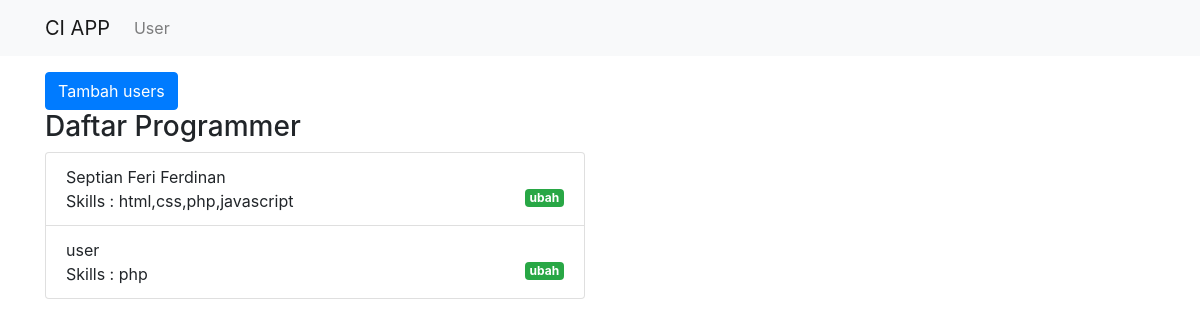
Page /programmer/index.php on the earlier database version.
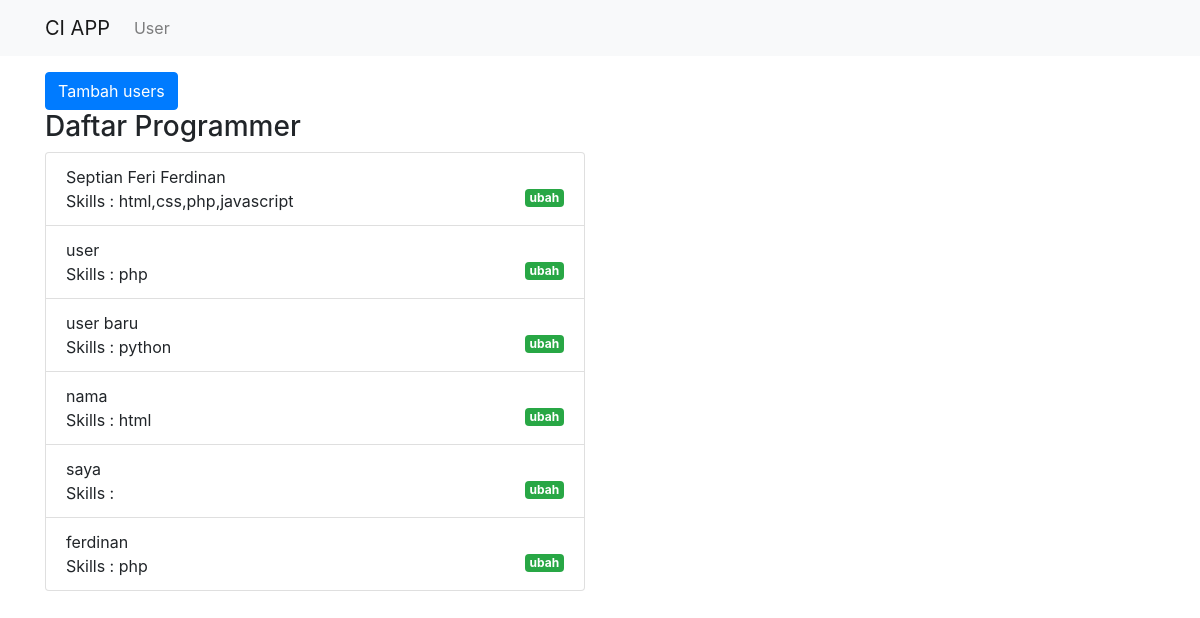
Same page on the later database version.
### tables this page shows
CREATE TABLE `users` (
  `uid` INT(11) NOT NULL AUTO_INCREMENT,
  `name` VARCHAR(100) DEFAULT NULL,
  PRIMARY KEY (`uid`)
);

CREATE TABLE `skills` (
  `user_id` INT(11) NOT NULL AUTO_INCREMENT,
  `skill` VARCHAR(100) DEFAULT NULL,
  PRIMARY KEY (`user_id`)
);

### programmer/application/controllers/Users.php (called while the page is built, shortened)
<?php
class Users extends CI_Controller {
	public function __construct()
	{
		$this->load->model('Users_model');
		$this->load->library('form_validation');
	}
	public function index()
	{
		$data['users'] = $this->Users_model->getAllUsers();
		$data['judul'] = 'Daftar Programmer';
		$this->load->view("templetes/header",$data);
		$this->load->view("users/index",$data);
		$this->load->view("templetes/footer");
	}
}

### programmer/index.php (called while the page is built, shortened)
<?php
require_once BASEPATH.'core/CodeIgniter.php';

### programmer/application/models/Users_model.php (called while the page is built, shortened)
<?php
class Users_model extends CI_model {
	public function getAllUsers()
	{
		$this->db->select('*');
		$this->db->from('users');
		$this->db->join('skills', 'uid = user_id');
		return  $this->db->get()->result_array();
	}
}

### programmer/application/views/users/index.php (the view, shortened to what this page needs)
<div class="container">
<div class="row mt-3">
	<div class="col-md-6">
		<a href="<?= base_url(); ?>users/tambah" class="btn btn-primary" data-toggle="modal" data-target="#modalTambah">Tambah users</a>
	</div>
</div>
	<div class="row">
		<div class="col-md-6">
			<h3><?php echo $judul; ?></h3>
			<ul class="list-group">
				<?php foreach ($users as $p) : ?>
			  <li class="list-group-item">
			  	<?php echo $p['name']; ?> <br>
			  	Skills : <?php echo $p['skill']; ?>
			  	<a href="<?= base_url(); ?>users/ubah/<?= $p['uid']; ?>" class="badge badge-success float-right">ubah</a>
			  </li>
			<?php endforeach; ?>
			</ul>
		</div>
	</div>
</div>

### programmer/application/views/templetes/header.php (shortened to what this page needs)
<!doctype html>
<html lang="en">
  <head>
    <link rel="stylesheet" href="https://stackpath.bootstrapcdn.com/bootstrap/4.3.1/css/bootstrap.min.css">
    <link rel="stylesheet" href="<?= base_url(); ?>assets/style.css">
  </head>
  <body>
	<nav class="navbar navbar-expand-lg navbar-light bg-light">
		<div class="container">
  <a class="navbar-brand" href="#">CI APP</a>
  <div class="collapse navbar-collapse" id="navbarNav">
    <ul class="navbar-nav">
      <li class="nav-item">
        <a class="nav-link" href="<?= base_url();  ?>users">User</a>
      </li>
    </ul>
  </div>
  </div>
</nav>

### programmer/application/views/templetes/footer.php (shortened to what this page needs)
  </body>
</html>

### programmer/assets/style.css (style rules this page uses)
.badge { margin-left: 3px; }

Differences in the rows shown:
added users: name "user baru", skills.skill "python"
added users: name "nama", skills.skill "html"
added users: name "saya"
added users: name "ferdinan", skills.skill "php"
